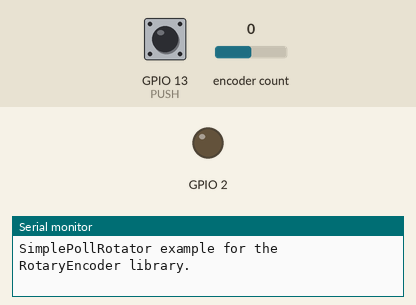
This sketch was run on a simulated ESP32. On the bench: output pins drawn as LEDs (lit = HIGH), the last lines printed to the serial monitor. Inputs (shaded band) come from the test bench; at power-on: GPIO 13 (PUSH) HIGH, encoder count 0.

Above: at 1.2 s.
1.3 s: GPIO 13 (PUSH) pulled LOW for 0.15 s
At 1.37 s:
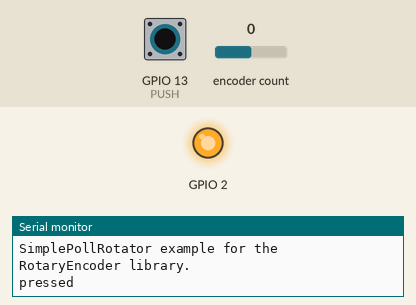
4.4 s: GPIO 13 (PUSH) pulled LOW for 3.2 s
At 7.9 s:
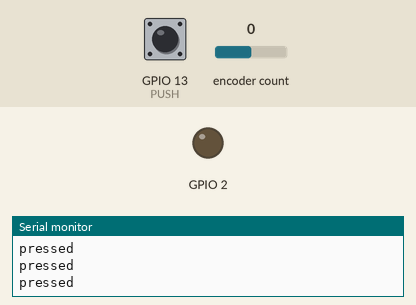
Timing chart, 0 to 9.4 s (numbered marks = the images above; inputs shaded):
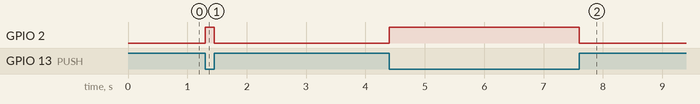

Measured:
- after the input at 1.3 s, GPIO 2: LOW → HIGH at once, → LOW 0.15 s later
- after the input at 4.4 s, GPIO 2: LOW → HIGH at once, → LOW 3.2 s later

The sketch:

rotary_test_01.ino
```cpp
#include <Arduino.h>
#include <RotaryEncoder.h>

#if defined(ARDUINO_AVR_UNO) || defined(ARDUINO_AVR_NANO_EVERY)
// Example for Arduino UNO with input signals on pin 2 and 3
#define PIN_IN1 2
#define PIN_IN2 3

#elif defined(ESP32)
// Example for ESP8266 NodeMCU with input signals on pin D5 and D6
#define PIN_IN1 12
#define PIN_IN2 14
#define PUSH 13

#endif

// Setup a RotaryEncoder with 4 steps per latch for the 2 signal input pins:
RotaryEncoder encoder(PIN_IN1, PIN_IN2, RotaryEncoder::LatchMode::FOUR3);

bool state = false;
int ledstate = 0;

void IRAM_ATTR ISR() {
    state = true;
}


// Setup a RotaryEncoder with 2 steps per latch for the 2 signal input pins:
// RotaryEncoder encoder(PIN_IN1, PIN_IN2, RotaryEncoder::LatchMode::TWO03);

void setup()
{
  Serial.begin(115200);
  while (! Serial);
  Serial.println("SimplePollRotator example for the RotaryEncoder library.");
  pinMode(2, OUTPUT);
  pinMode(PUSH, INPUT_PULLUP);
  attachInterrupt(PUSH, ISR, CHANGE);
} // setup()


// Read the current position of the encoder and print out when changed.
void loop()
{
  static int pos = 0;
  encoder.tick();

  int newPos = encoder.getPosition();
  if (pos != newPos) {
    Serial.print("pos:");
    Serial.print(newPos);
    Serial.print(" dir:");
    Serial.println((int)(encoder.getDirection()));
    pos = newPos;
  } // if

  if (state) {
    Serial.println("pressed");
    state = false;
    ledstate = 1 - ledstate;
    digitalWrite(2, ledstate);
  }
} // loop ()

// The End
```
